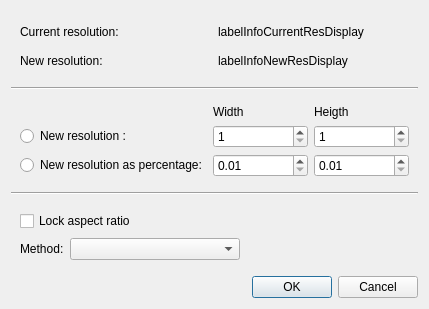
<?xml version="1.0" encoding="UTF-8"?>
<ui version="4.0">
 <class>ResizeDialog</class>
 <widget class="QDialog" name="ResizeDialog">
  <property name="windowModality">
   <enum>Qt::ApplicationModal</enum>
  </property>
  <property name="geometry">
   <rect>
    <x>0</x>
    <y>0</y>
    <width>429</width>
    <height>309</height>
   </rect>
  </property>
  <property name="windowTitle">
   <string>Resize</string>
  </property>
  <layout class="QGridLayout" name="gridLayout_2">
   <item row="1" column="0">
    <widget class="QDialogButtonBox" name="buttonBox">
     <property name="orientation">
      <enum>Qt::Horizontal</enum>
     </property>
     <property name="standardButtons">
      <set>QDialogButtonBox::Cancel|QDialogButtonBox::Ok</set>
     </property>
    </widget>
   </item>
   <item row="0" column="0">
    <layout class="QGridLayout" name="gridLayout">
     <item row="6" column="0">
      <widget class="Line" name="line_2">
       <property name="orientation">
        <enum>Qt::Horizontal</enum>
       </property>
      </widget>
     </item>
     <item row="3" column="0">
      <widget class="Line" name="line">
       <property name="frameShadow">
        <enum>QFrame::Sunken</enum>
       </property>
       <property name="orientation">
        <enum>Qt::Horizontal</enum>
       </property>
      </widget>
     </item>
     <item row="2" column="0">
      <widget class="QFrame" name="frameInfo">
       <layout class="QGridLayout" name="gridLayout_3">
        <item row="0" column="0">
         <widget class="QLabel" name="labelInfoCurrentRes">
          <property name="text">
           <string>Current resolution:</string>
          </property>
         </widget>
        </item>
        <item row="1" column="0">
         <widget class="QLabel" name="labelInfoNewRes">
          <property name="text">
           <string>New resolution:</string>
          </property>
         </widget>
        </item>
        <item row="0" column="1">
         <widget class="QLabel" name="labelInfoCurrentResDisplay">
          <property name="text">
           <string notr="true">labelInfoCurrentResDisplay</string>
          </property>
         </widget>
        </item>
        <item row="1" column="1">
         <widget class="QLabel" name="labelInfoNewResDisplay">
          <property name="text">
           <string notr="true">labelInfoNewResDisplay</string>
          </property>
         </widget>
        </item>
       </layout>
      </widget>
     </item>
     <item row="4" column="0">
      <widget class="QFrame" name="frameNewResolution">
       <layout class="QGridLayout" name="gridLayout_4">
        <item row="1" column="1">
         <widget class="QSpinBox" name="spinBoxPixWidth">
          <property name="minimum">
           <number>1</number>
          </property>
          <property name="maximum">
           <number>999999</number>
          </property>
         </widget>
        </item>
        <item row="1" column="0">
         <widget class="QRadioButton" name="radioButtonNewResAsPixels">
          <property name="text">
           <string>New resolution :</string>
          </property>
         </widget>
        </item>
        <item row="2" column="0">
         <widget class="QRadioButton" name="radioButtonNewResAsPercent">
          <property name="text">
           <string>New resolution as percentage:</string>
          </property>
         </widget>
        </item>
        <item row="1" column="2">
         <widget class="QSpinBox" name="spinBoxPixHeight">
          <property name="minimum">
           <number>1</number>
          </property>
          <property name="maximum">
           <number>999999</number>
          </property>
         </widget>
        </item>
        <item row="2" column="1">
         <widget class="QDoubleSpinBox" name="doubleSpinBoxPercentWidth">
          <property name="minimum">
           <double>0.010000000000000</double>
          </property>
          <property name="maximum">
           <double>10000.000000000000000</double>
          </property>
         </widget>
        </item>
        <item row="2" column="2">
         <widget class="QDoubleSpinBox" name="doubleSpinBoxPercentHeight">
          <property name="minimum">
           <double>0.010000000000000</double>
          </property>
          <property name="maximum">
           <double>10000.000000000000000</double>
          </property>
         </widget>
        </item>
        <item row="0" column="1">
         <widget class="QLabel" name="labelWidth">
          <property name="text">
           <string>Width</string>
          </property>
         </widget>
        </item>
        <item row="0" column="2">
         <widget class="QLabel" name="labelHeigth">
          <property name="text">
           <string>Heigth</string>
          </property>
         </widget>
        </item>
       </layout>
      </widget>
     </item>
     <item row="7" column="0">
      <widget class="QFrame" name="frameParameters">
       <property name="frameShape">
        <enum>QFrame::NoFrame</enum>
       </property>
       <property name="frameShadow">
        <enum>QFrame::Plain</enum>
       </property>
       <layout class="QGridLayout" name="gridLayout_5">
        <item row="0" column="0">
         <widget class="QCheckBox" name="checkBoxAR">
          <property name="text">
           <string>Lock aspect ratio</string>
          </property>
         </widget>
        </item>
        <item row="1" column="0">
         <layout class="QHBoxLayout" name="horizontalLayout">
          <item>
           <widget class="QLabel" name="labelMethod">
            <property name="text">
             <string>Method:</string>
            </property>
           </widget>
          </item>
          <item>
           <widget class="QComboBox" name="comboBoxAlgorithm">
            <property name="sizePolicy">
             <sizepolicy hsizetype="MinimumExpanding" vsizetype="Fixed">
              <horstretch>0</horstretch>
              <verstretch>0</verstretch>
             </sizepolicy>
            </property>
           </widget>
          </item>
          <item>
           <spacer name="horizontalSpacer">
            <property name="orientation">
             <enum>Qt::Horizontal</enum>
            </property>
            <property name="sizeHint" stdset="0">
             <size>
              <width>40</width>
              <height>20</height>
             </size>
            </property>
           </spacer>
          </item>
         </layout>
        </item>
       </layout>
      </widget>
     </item>
    </layout>
   </item>
  </layout>
 </widget>
 <tabstops>
  <tabstop>radioButtonNewResAsPixels</tabstop>
  <tabstop>spinBoxPixWidth</tabstop>
  <tabstop>spinBoxPixHeight</tabstop>
  <tabstop>radioButtonNewResAsPercent</tabstop>
  <tabstop>doubleSpinBoxPercentWidth</tabstop>
  <tabstop>doubleSpinBoxPercentHeight</tabstop>
  <tabstop>checkBoxAR</tabstop>
  <tabstop>comboBoxAlgorithm</tabstop>
 </tabstops>
 <resources/>
 <connections>
  <connection>
   <sender>buttonBox</sender>
   <signal>accepted()</signal>
   <receiver>ResizeDialog</receiver>
   <slot>accept()</slot>
   <hints>
    <hint type="sourcelabel">
     <x>248</x>
     <y>254</y>
    </hint>
    <hint type="destinationlabel">
     <x>157</x>
     <y>274</y>
    </hint>
   </hints>
  </connection>
  <connection>
   <sender>buttonBox</sender>
   <signal>rejected()</signal>
   <receiver>ResizeDialog</receiver>
   <slot>reject()</slot>
   <hints>
    <hint type="sourcelabel">
     <x>316</x>
     <y>260</y>
    </hint>
    <hint type="destinationlabel">
     <x>286</x>
     <y>274</y>
    </hint>
   </hints>
  </connection>
 </connections>
</ui>
